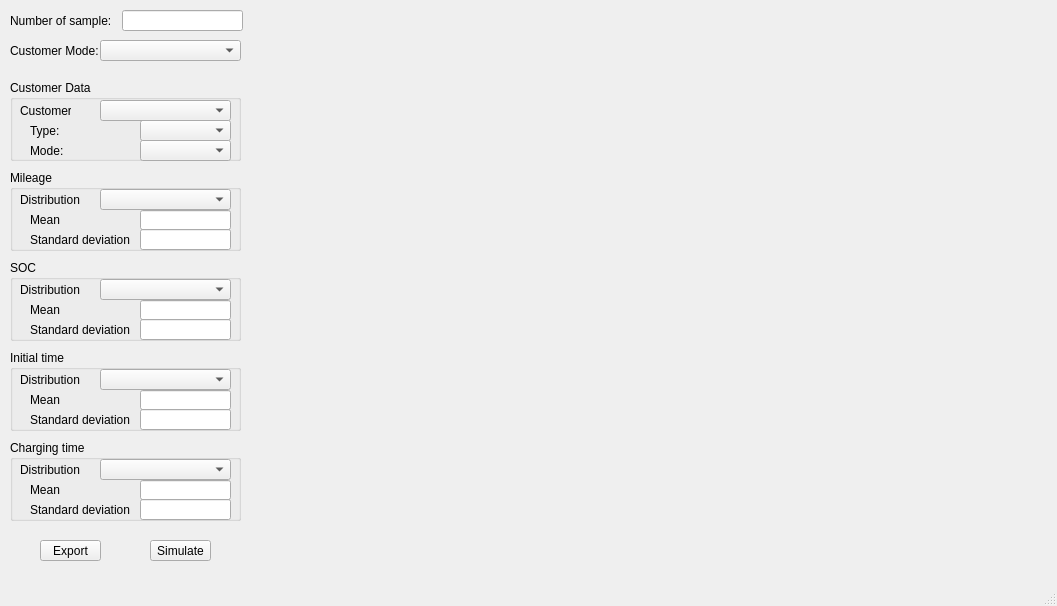
<?xml version="1.0" encoding="UTF-8"?>
<ui version="4.0">
 <class>MainWindow</class>
 <widget class="QMainWindow" name="MainWindow">
  <property name="geometry">
   <rect>
    <x>0</x>
    <y>0</y>
    <width>1057</width>
    <height>606</height>
   </rect>
  </property>
  <property name="windowTitle">
   <string>MainWindow</string>
  </property>
  <widget class="QWidget" name="centralwidget">
   <widget class="QWidget" name="verticalLayoutWidget">
    <property name="geometry">
     <rect>
      <x>260</x>
      <y>10</y>
      <width>791</width>
      <height>551</height>
     </rect>
    </property>
    <layout class="QVBoxLayout" name="verticalLayout"/>
   </widget>
   <widget class="QLabel" name="label">
    <property name="geometry">
     <rect>
      <x>10</x>
      <y>10</y>
      <width>101</width>
      <height>21</height>
     </rect>
    </property>
    <property name="text">
     <string>Number of sample:</string>
    </property>
   </widget>
   <widget class="QLineEdit" name="lineEdit_number_of_sample">
    <property name="geometry">
     <rect>
      <x>122</x>
      <y>10</y>
      <width>121</width>
      <height>21</height>
     </rect>
    </property>
   </widget>
   <widget class="QGroupBox" name="groupBox">
    <property name="geometry">
     <rect>
      <x>10</x>
      <y>80</y>
      <width>231</width>
      <height>81</height>
     </rect>
    </property>
    <property name="title">
     <string>Customer Data</string>
    </property>
    <widget class="QComboBox" name="cBox_CustomerType">
     <property name="geometry">
      <rect>
       <x>130</x>
       <y>40</y>
       <width>91</width>
       <height>21</height>
      </rect>
     </property>
    </widget>
    <widget class="QLabel" name="label_2">
     <property name="geometry">
      <rect>
       <x>20</x>
       <y>40</y>
       <width>111</width>
       <height>21</height>
      </rect>
     </property>
     <property name="text">
      <string>Type:</string>
     </property>
    </widget>
    <widget class="QLabel" name="label_3">
     <property name="geometry">
      <rect>
       <x>10</x>
       <y>20</y>
       <width>51</width>
       <height>21</height>
      </rect>
     </property>
     <property name="text">
      <string>Customer:</string>
     </property>
    </widget>
    <widget class="QComboBox" name="cBox_Customer">
     <property name="geometry">
      <rect>
       <x>90</x>
       <y>20</y>
       <width>131</width>
       <height>21</height>
      </rect>
     </property>
    </widget>
    <widget class="QComboBox" name="cBox_CustomerMode">
     <property name="geometry">
      <rect>
       <x>130</x>
       <y>60</y>
       <width>91</width>
       <height>21</height>
      </rect>
     </property>
    </widget>
    <widget class="QLabel" name="label_4">
     <property name="geometry">
      <rect>
       <x>20</x>
       <y>60</y>
       <width>111</width>
       <height>21</height>
      </rect>
     </property>
     <property name="text">
      <string>Mode:</string>
     </property>
    </widget>
   </widget>
   <widget class="QGroupBox" name="groupBox_2">
    <property name="geometry">
     <rect>
      <x>10</x>
      <y>170</y>
      <width>231</width>
      <height>81</height>
     </rect>
    </property>
    <property name="title">
     <string>Mileage</string>
    </property>
    <widget class="QLabel" name="label_Mileage_para1">
     <property name="geometry">
      <rect>
       <x>20</x>
       <y>40</y>
       <width>101</width>
       <height>20</height>
      </rect>
     </property>
     <property name="text">
      <string>Mean</string>
     </property>
    </widget>
    <widget class="QLabel" name="label_8">
     <property name="geometry">
      <rect>
       <x>10</x>
       <y>19</y>
       <width>71</width>
       <height>21</height>
      </rect>
     </property>
     <property name="text">
      <string>Distribution</string>
     </property>
    </widget>
    <widget class="QLineEdit" name="lineEdit_Mileage_para1">
     <property name="geometry">
      <rect>
       <x>130</x>
       <y>40</y>
       <width>91</width>
       <height>20</height>
      </rect>
     </property>
    </widget>
    <widget class="QLineEdit" name="lineEdit_Mileage_para2">
     <property name="geometry">
      <rect>
       <x>130</x>
       <y>59</y>
       <width>91</width>
       <height>21</height>
      </rect>
     </property>
    </widget>
    <widget class="QLabel" name="label_Mileage_para2">
     <property name="geometry">
      <rect>
       <x>20</x>
       <y>60</y>
       <width>101</width>
       <height>20</height>
      </rect>
     </property>
     <property name="text">
      <string>Standard deviation</string>
     </property>
    </widget>
    <widget class="QComboBox" name="cBox_MileageDist">
     <property name="geometry">
      <rect>
       <x>90</x>
       <y>19</y>
       <width>131</width>
       <height>21</height>
      </rect>
     </property>
    </widget>
   </widget>
   <widget class="QGroupBox" name="groupBox_3">
    <property name="geometry">
     <rect>
      <x>10</x>
      <y>260</y>
      <width>231</width>
      <height>81</height>
     </rect>
    </property>
    <property name="title">
     <string>SOC</string>
    </property>
    <widget class="QLabel" name="label_SOC_para1">
     <property name="geometry">
      <rect>
       <x>20</x>
       <y>40</y>
       <width>101</width>
       <height>20</height>
      </rect>
     </property>
     <property name="text">
      <string>Mean</string>
     </property>
    </widget>
    <widget class="QLabel" name="label_12">
     <property name="geometry">
      <rect>
       <x>10</x>
       <y>19</y>
       <width>71</width>
       <height>21</height>
      </rect>
     </property>
     <property name="text">
      <string>Distribution</string>
     </property>
    </widget>
    <widget class="QLineEdit" name="lineEdit_SOC_para1">
     <property name="geometry">
      <rect>
       <x>130</x>
       <y>40</y>
       <width>91</width>
       <height>20</height>
      </rect>
     </property>
    </widget>
    <widget class="QLineEdit" name="lineEdit_SOC_para2">
     <property name="geometry">
      <rect>
       <x>130</x>
       <y>59</y>
       <width>91</width>
       <height>21</height>
      </rect>
     </property>
    </widget>
    <widget class="QLabel" name="label_SOC_para2">
     <property name="geometry">
      <rect>
       <x>20</x>
       <y>60</y>
       <width>101</width>
       <height>20</height>
      </rect>
     </property>
     <property name="text">
      <string>Standard deviation</string>
     </property>
    </widget>
    <widget class="QComboBox" name="cBox_SOCDist">
     <property name="geometry">
      <rect>
       <x>90</x>
       <y>19</y>
       <width>131</width>
       <height>21</height>
      </rect>
     </property>
    </widget>
   </widget>
   <widget class="QGroupBox" name="groupBox_4">
    <property name="geometry">
     <rect>
      <x>10</x>
      <y>350</y>
      <width>231</width>
      <height>81</height>
     </rect>
    </property>
    <property name="title">
     <string>Initial time</string>
    </property>
    <widget class="QLabel" name="label_t0_para1">
     <property name="geometry">
      <rect>
       <x>20</x>
       <y>40</y>
       <width>101</width>
       <height>20</height>
      </rect>
     </property>
     <property name="text">
      <string>Mean</string>
     </property>
    </widget>
    <widget class="QLabel" name="label_15">
     <property name="geometry">
      <rect>
       <x>10</x>
       <y>19</y>
       <width>71</width>
       <height>21</height>
      </rect>
     </property>
     <property name="text">
      <string>Distribution</string>
     </property>
    </widget>
    <widget class="QLineEdit" name="lineEdit_t0_para1">
     <property name="geometry">
      <rect>
       <x>130</x>
       <y>40</y>
       <width>91</width>
       <height>20</height>
      </rect>
     </property>
    </widget>
    <widget class="QLineEdit" name="lineEdit_t0_para2">
     <property name="geometry">
      <rect>
       <x>130</x>
       <y>59</y>
       <width>91</width>
       <height>21</height>
      </rect>
     </property>
    </widget>
    <widget class="QLabel" name="label_t0_para2">
     <property name="geometry">
      <rect>
       <x>20</x>
       <y>60</y>
       <width>101</width>
       <height>20</height>
      </rect>
     </property>
     <property name="text">
      <string>Standard deviation</string>
     </property>
    </widget>
    <widget class="QComboBox" name="cBox_t0Dist">
     <property name="geometry">
      <rect>
       <x>90</x>
       <y>19</y>
       <width>131</width>
       <height>21</height>
      </rect>
     </property>
    </widget>
   </widget>
   <widget class="QGroupBox" name="groupBox_5">
    <property name="geometry">
     <rect>
      <x>10</x>
      <y>440</y>
      <width>231</width>
      <height>81</height>
     </rect>
    </property>
    <property name="title">
     <string>Charging time</string>
    </property>
    <widget class="QLabel" name="label_Tf_para1">
     <property name="geometry">
      <rect>
       <x>20</x>
       <y>40</y>
       <width>101</width>
       <height>20</height>
      </rect>
     </property>
     <property name="text">
      <string>Mean</string>
     </property>
    </widget>
    <widget class="QLabel" name="label_18">
     <property name="geometry">
      <rect>
       <x>10</x>
       <y>19</y>
       <width>71</width>
       <height>21</height>
      </rect>
     </property>
     <property name="text">
      <string>Distribution</string>
     </property>
    </widget>
    <widget class="QLineEdit" name="lineEdit_Tf_para1">
     <property name="geometry">
      <rect>
       <x>130</x>
       <y>40</y>
       <width>91</width>
       <height>20</height>
      </rect>
     </property>
    </widget>
    <widget class="QLineEdit" name="lineEdit_Tf_para2">
     <property name="geometry">
      <rect>
       <x>130</x>
       <y>59</y>
       <width>91</width>
       <height>21</height>
      </rect>
     </property>
    </widget>
    <widget class="QLabel" name="label_Tf_para2">
     <property name="geometry">
      <rect>
       <x>20</x>
       <y>60</y>
       <width>101</width>
       <height>20</height>
      </rect>
     </property>
     <property name="text">
      <string>Standard deviation</string>
     </property>
    </widget>
    <widget class="QComboBox" name="cBox_TfDist">
     <property name="geometry">
      <rect>
       <x>90</x>
       <y>19</y>
       <width>131</width>
       <height>21</height>
      </rect>
     </property>
    </widget>
   </widget>
   <widget class="QPushButton" name="Btn_Simulate">
    <property name="geometry">
     <rect>
      <x>150</x>
      <y>540</y>
      <width>61</width>
      <height>21</height>
     </rect>
    </property>
    <property name="text">
     <string>Simulate</string>
    </property>
   </widget>
   <widget class="QPushButton" name="Btn_Export">
    <property name="geometry">
     <rect>
      <x>40</x>
      <y>540</y>
      <width>61</width>
      <height>21</height>
     </rect>
    </property>
    <property name="text">
     <string>Export</string>
    </property>
   </widget>
   <widget class="QLabel" name="label_5">
    <property name="geometry">
     <rect>
      <x>10</x>
      <y>40</y>
      <width>101</width>
      <height>21</height>
     </rect>
    </property>
    <property name="text">
     <string>Customer Mode:</string>
    </property>
   </widget>
   <widget class="QComboBox" name="cBox_Customer_2">
    <property name="geometry">
     <rect>
      <x>100</x>
      <y>40</y>
      <width>141</width>
      <height>21</height>
     </rect>
    </property>
   </widget>
  </widget>
  <widget class="QMenuBar" name="menubar">
   <property name="geometry">
    <rect>
     <x>0</x>
     <y>0</y>
     <width>1057</width>
     <height>22</height>
    </rect>
   </property>
  </widget>
  <widget class="QStatusBar" name="statusbar"/>
 </widget>
 <resources/>
 <connections/>
</ui>
